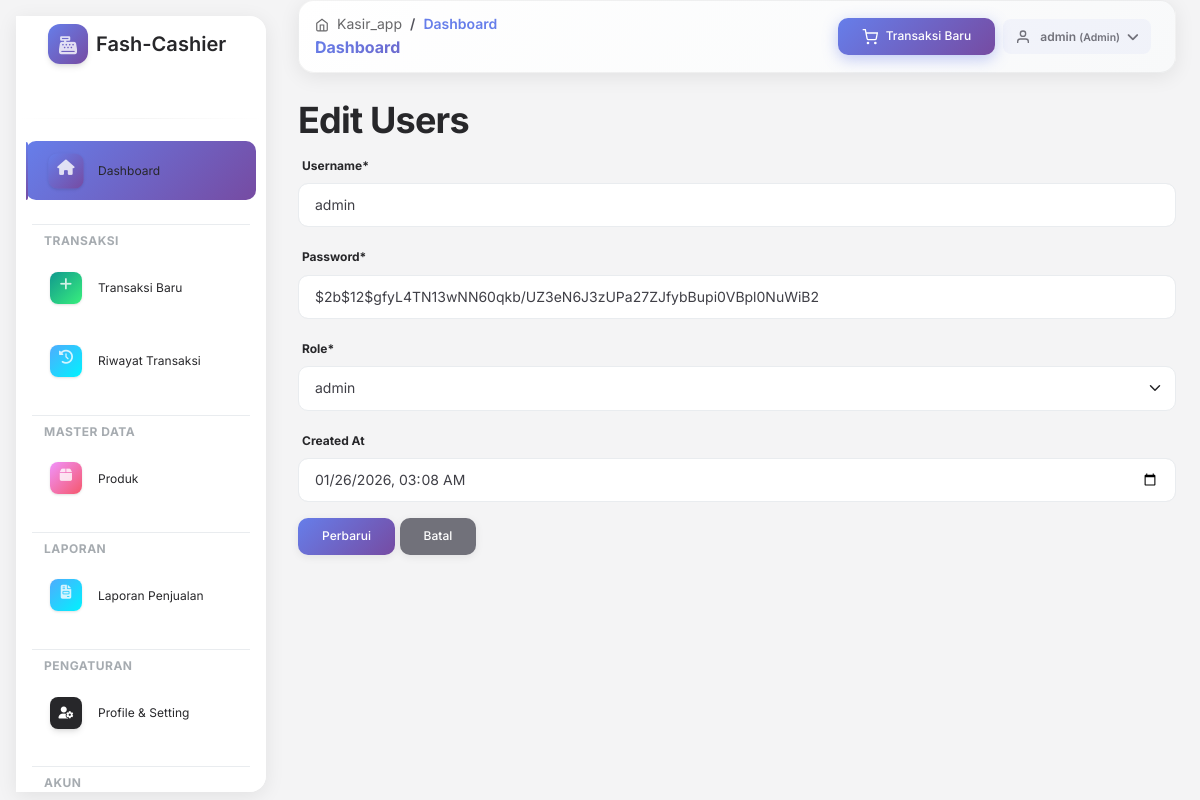
Page /users/edit.php?id=1 (signed in) on the committed database.
### tables this page shows
CREATE TABLE `users` (
  `id` int(11) NOT NULL,
  `username` varchar(100) NOT NULL,
  `password` varchar(255) NOT NULL,
  `foto` varchar(255) DEFAULT NULL,
  `role` enum('admin') NOT NULL,
  `created_at` timestamp NOT NULL DEFAULT current_timestamp()
);

### users/edit.php (the view, shortened to what this page needs)
<?php
require_once '../config/database.php';
$id = (int) ($_GET['id'] ?? 0);
$stmt = mysqli_prepare($connection, "SELECT id, username, password, role, created_at FROM `users` WHERE id = ?");
mysqli_stmt_bind_param($stmt, "i", $id);
mysqli_stmt_execute($stmt);
$result = mysqli_stmt_get_result($stmt);
$users = mysqli_fetch_assoc($result);
?>
<?php include '../views/'.$THEME.'/header.php'; ?>
<?php include '../views/'.$THEME.'/sidebar.php'; ?>
<?php include '../views/'.$THEME.'/topnav.php'; ?>
<?php include '../views/'.$THEME.'/upper_block.php'; ?>
            <h2>Edit Users</h2>
            <form method="POST">
                    <div class="mb-3">
                        <label class="form-label">Username*</label>
                        <input type="text" name="username" class="form-control" value="<?= htmlspecialchars($users['username']) ?>">
                    </div>
                    <div class="mb-3">
                        <label class="form-label">Password*</label>
                        <input type="text" name="password" class="form-control" value="<?= htmlspecialchars($users['password']) ?>">
                    </div>
                    <div class="mb-3">
                        <label class="form-label">Role*</label>
                        <select name="role" class="form-select">
                            <option value="admin" <?= $users['role'] === 'admin' ? 'selected' : '' ?>>admin</option>
                        </select>
                    </div>
                    <div class="mb-3">
                        <label class="form-label">Created At</label>
                        <input type="datetime-local" name="created_at" class="form-control" value="<?= $users['created_at'] ? date('Y-m-d\TH:i', strtotime($users['created_at'])) : '' ?>">
                    </div>
                <button type="submit" class="btn btn-primary">Perbarui</button>
                <a href="index.php" class="btn btn-secondary">Batal</a>
            </form>
<?php include '../views/'.$THEME.'/lower_block.php'; ?>
<?php include '../views/'.$THEME.'/footer.php'; ?>

### views/soft-ui/header.php (style rules this page uses)
:root { --primary-gradient: linear-gradient(135deg, #667eea 0%, #764ba2 100%); --success-gradient: linear-gradient(135deg, #11998e 0%, #38ef7d 100%); --info-gradient: linear-gradient(135deg, #4facfe 0%, #00f2fe 100%); --warning-gradient: linear-gradient(135deg, #f093fb 0%, #f5576c 100%); --transition-slow: all 0.4s cubic-bezier(0.4, 0, 0.2, 1); --transition-fast: all 0.2s ease; --shadow-sm: 0 2px 8px rgba(0,0,0,0.08); --shadow-md: 0 4px 16px rgba(0,0,0,0.12); --shadow-lg: 0 8px 32px rgba(0,0,0,0.15); --shadow-xl: 0 20px 40px rgba(0,0,0,0.2); }
body { font-family: 'Inter', -apple-system, BlinkMacSystemFont, 'Segoe UI', Roboto, 'Helvetica Neue', Arial, sans-serif; transition: var(--transition-slow); overflow-x: hidden; background-color: #f8f9fa !important; }
body.g-sidenav-show { animation: fadeIn 0.5s ease-out; }
.btn { border-radius: 10px !important; transition: var(--transition-slow); text-transform: capitalize; font-weight: 500; padding: 0.625rem 1.5rem; box-shadow: var(--shadow-sm); }
.btn-primary { background: var(--primary-gradient) !important; border: none !important; }
.form-control, .form-select { border-radius: 10px !important; border: 1px solid #e9ecef !important; padding: 0.625rem 1rem !important; transition: var(--transition-fast); }
a { transition: var(--transition-fast); text-decoration: none; }

### rows in the picture
users: username "admin", password "$2b$12$gfyL4TN13wNN60qkb/UZ3eN6J3zUPa27ZJfybBupi0VBpl0NuWiB2", role "admin", created_at "01/26/2026 03:08"

### other values in the picture
$page_title "Dashboard"
$_SESSION['username'] "admin"
$_SESSION['role'] "Admin"
